Frame 1 (no input): blank canvas, image omitted
Frame 60 (the mouse pressed at the canvas centre just before this capture): blank canvas, image omitted
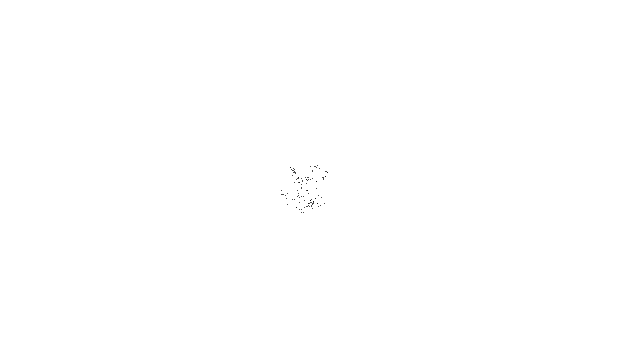
Frame 120 (the mouse held since frame 60 and released just before this capture)

The Processing sketch whose frames 1 and 60 were blank and that drew this single picture after the mouse press (run headless with seeded random() and noise(); from frame 60 on, the mouse is pressed at the canvas centre):

// Processing sketch: prac0_6
// ── prac0_6.pde
class Walker
{
  // int x;
  // int y;
  float x, y;

  Walker()
  {
    x = width / 2;
    y = height / 2;
  }

  void display()
  {
    stroke(0);
    point(x, y);
  }

  float montecarlo_custom()
  {
    while (true) {
      float r1          = random(1);
      float probability = r1 * r1;
      float r2          = random(1);

      if (r2 * r2 < probability) {
        return probability;
      }
    }
  }

  void step()
  {
    float stepsize = montecarlo_custom()*10;

    float stepx = random(-stepsize, stepsize);
    float stepy = random(-stepsize, stepsize);

    x += stepx;
    y += stepy;
  }

}

Walker w;

void setup()
{
  size(640, 360);
  w = new Walker();
  background(255);
}

void draw()
{
  w.step();
  w.display();
}
